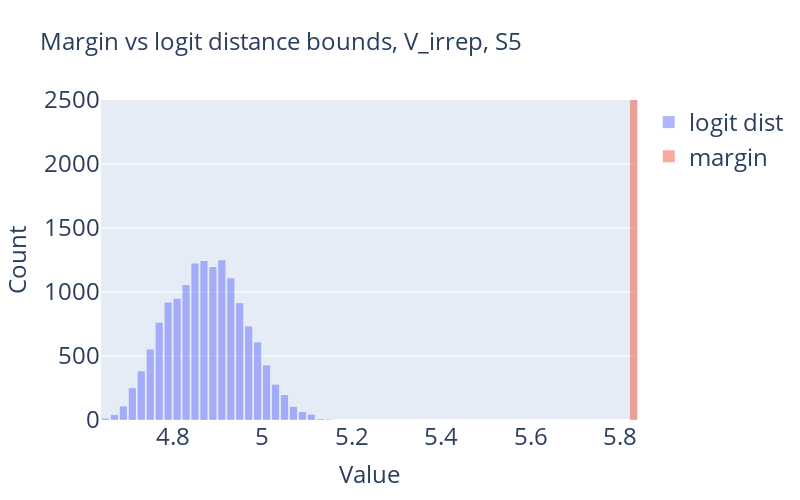

The cell this chart's notebook holds for it:
### Code cell
import plotly.graph_objects as go
trace1 = go.Histogram(x=dists, opacity=0.5, name='logit dist')
trace2 = go.Histogram(x=margins, opacity=0.5, name='margin')
layout = go.Layout(
    # yaxis_type="log",
    width=800,
    height=500,
    title=dict(
        text='Margin vs logit distance bounds, V_irrep, S5',
        font=dict(size=24)  # Increase title font size
    ),
    xaxis=dict(
        title='Value',
        titlefont=dict(size=24),  # Increase x-axis title font size
        tickfont=dict(size=24)  # Increase x-axis tick label font size
    ),
    yaxis=dict(
        title='Count',
        titlefont=dict(size=24),  # Increase y-axis title font size
        tickfont=dict(size=24),  # Increase y-axis tick label font size
        range=[0, 2500],
    ),
    legend=dict(font=dict(size=24)),
)
fig = go.Figure(data=[trace1, trace2], layout=layout)
fig.show()

### Figure 1 — Plotly figure (JSON) as saved in the notebook; plotly's stock layout.template omitted (floating-point values rounded to 4 significant figures; data arrays with more than 128 entries replaced by an {"elided": "..."} marker saying what was removed)
{"data": [{"name": "logit dist", "opacity": 0.5, "type": "histogram", "x": {"elided": "14400 float values"}}, {"name": "margin", "opacity": 0.5, "type": "histogram", "x": {"elided": "14400 float values"}}], "layout": {"height": 500, "legend": {"font": {"size": 24}}, "title": {"font": {"size": 24}, "text": "Margin vs logit distance bounds, V_irrep, S5"}, "width": 800, "xaxis": {"tickfont": {"size": 24}, "title": {"font": {"size": 24}, "text": "Value"}}, "yaxis": {"range": [0, 2500], "tickfont": {"size": 24}, "title": {"font": {"size": 24}, "text": "Count"}}}}
